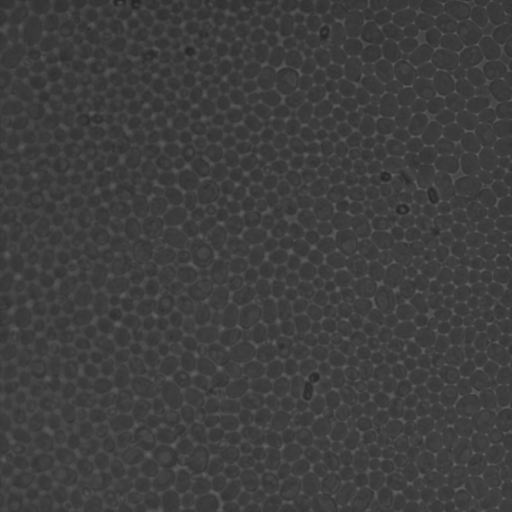
#> input picture concours_drive/training2/original/Position2a-BF/image-Position2a-BF-1571876931418.tiff, 512 x 512 px; its folder holds only this picture in this run
$ python convert.py
#> lines starting #> are read from the running program, lines starting #| are printed output that depends on the picture
# -*- coding: utf-8 -*-
"""
@author:    Williams BRETT
@date:      24-03-2020
@brief:
"""

import numpy as np
import cv2
import os

def nothing(x):
    pass

def getsize(img):
    h, w = img.shape[:2]
    return w, h

def bytescaling(data, cmin=None, cmax=None, high=255, low=0):
#> called with high = 255, low = 0
    if data.dtype == np.uint8:
        return data
    if high > 255:
        high = 255
    if low < 0:
        low = 0
    if high < low:
        raise ValueError("`high` should be greater than or equal to `low`.")
    if cmin is None:
        cmin = data.min()
#> cmin = 9593
    if cmax is None:
        cmax = data.max()
#> cmax = 25149
    cscale = cmax - cmin
#> cscale = 15556
    if cscale == 0:
        cscale = 1
    scale = float(high - low) / cscale ; bytedata = (data - cmin) * scale + low
#> after `scale = float(high - low) / cscale`: scale = 0.0164
#> after `bytedata = (data - cmin) * scale + low`:
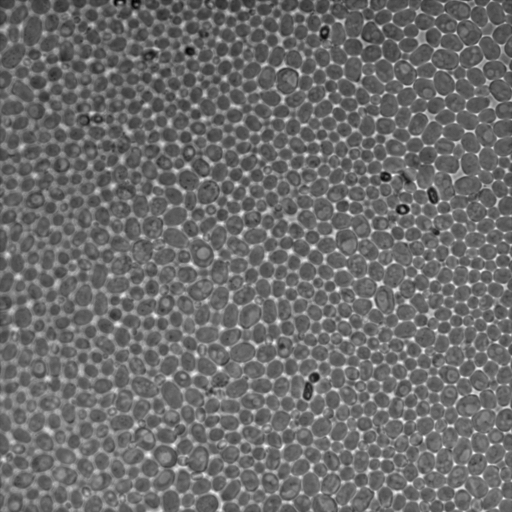
#> bytedata: shape (512, 512) float64; min 0, max 255, mean 108.5
    return (bytedata.astype(np.uint8))


tab_images=[]
tab_masks=[]
tab_images_name=[]
tab_masks_name=[]

if __name__ == "__main__":

    dir_images='./training2/original/Position2a-BF/'
    dir_masks='./training2//original/Position2a-RFP/'

    list_file=os.listdir(dir_images)
    for fichier in sorted(list_file):
        if fichier.split('.')[1] == 'tiff':
            print('Creating and change {}'.format(dir_images+fichier))
            tab_images.append(bytescaling(cv2.imread(dir_images+fichier,cv2.IMREAD_UNCHANGED)))
            tab_images_name.append(np.flipud(fichier.split('-'))[0])

#> (the run stopped early here; a loop or call above may not have finished)
